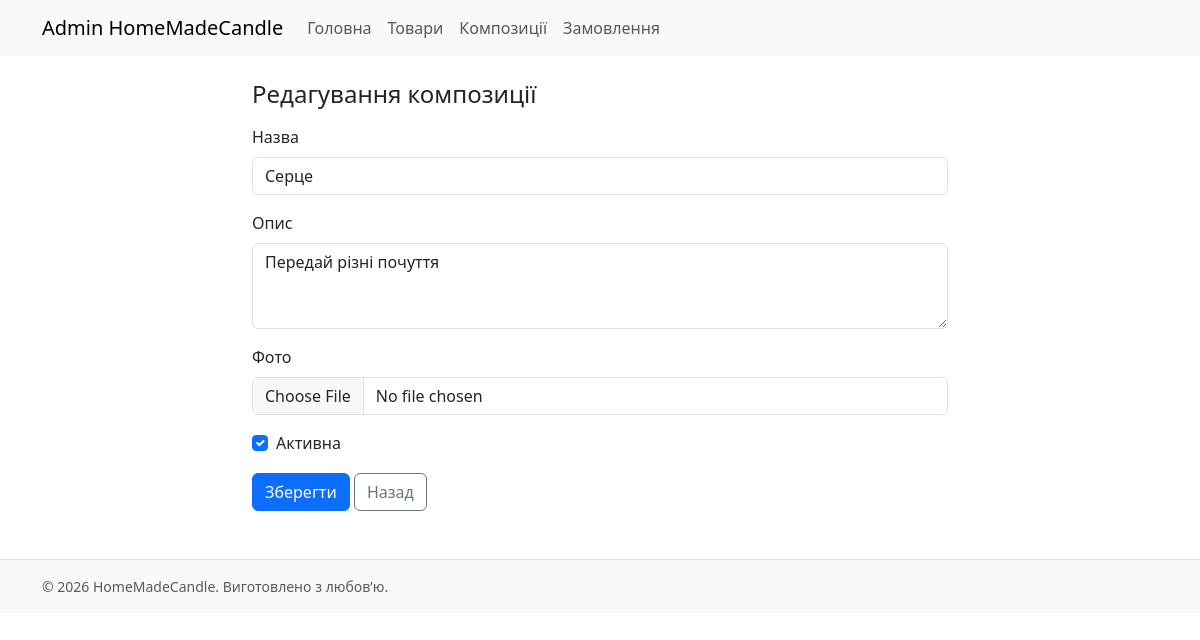
The page /admin/compositions/2/edit (signed in) on the database its author committed.
### models.py (models this page shows)
class Composition(db.Model):
    id = db.Column(db.Integer, primary_key=True)
    title = db.Column(db.String(120), nullable=False)
    description = db.Column(db.Text)
    image = db.Column(db.String(255))   # шлях до фото (filename)
    is_active = db.Column(db.Boolean, default=True)
    created_at = db.Column(db.DateTime, default=datetime.utcnow)

### blueprints/admin/routes.py (the view, shortened to what this page needs)
@bp.route("/compositions/<int:comp_id>/edit", methods=["GET", "POST"])
@login_required
def composition_edit(comp_id):
    comp = Composition.query.get_or_404(comp_id)
    return render_template("admin/composition_form.html", composition=comp)

### blueprints/admin/routes.py (called while the page is built)
@login_manager.user_loader
def load_user(user_id):
    return User.query.get(int(user_id))

### templates/admin/composition_form.html
{% extends "base.html" %}
{% block content %}
<div class="container" style="max-width: 720px;">
  <h1 class="h4 mb-3">{{ 'Створення композиції' if not composition else 'Редагування композиції' }}</h1>
  <form method="post" enctype="multipart/form-data" class="row g-3">
    <div class="col-12">
      <label class="form-label">Назва</label>
      <input name="title" class="form-control" value="{{ composition.title if composition else '' }}" required>
    </div>
    <div class="col-12">
      <label class="form-label">Опис</label>
      <textarea name="description" class="form-control" rows="3">{{ composition.description if composition else '' }}</textarea>
    </div>
    <div class="col-12">
      <label class="form-label">Фото</label>
      <input type="file" name="image" class="form-control" accept=".jpg,.jpeg,.png,.gif">
    </div>
    <div class="col-12">
      <div class="form-check">
        <input class="form-check-input" type="checkbox" name="is_active" id="is_active" {% if composition and composition.is_active %}checked{% endif %}>
        <label class="form-check-label" for="is_active">Активна</label>
      </div>
    </div>
    <div class="col-12">
      <button class="btn btn-primary" type="submit">Зберегти</button>
      <a class="btn btn-outline-secondary" href="{{ url_for('admin.composition_list') }}">Назад</a>
    </div>
  </form>
</div>
{% endblock %}

### static/css/main.css (style rules this page uses)
body { font-family: system-ui, -apple-system, Segoe UI, Roboto, sans-serif; }

### rows shown on the page
Composition: title "Серце", description "Передай різні почуття", is_active "☑"

### other values the page prints
{{ 2026 }} "2026"
